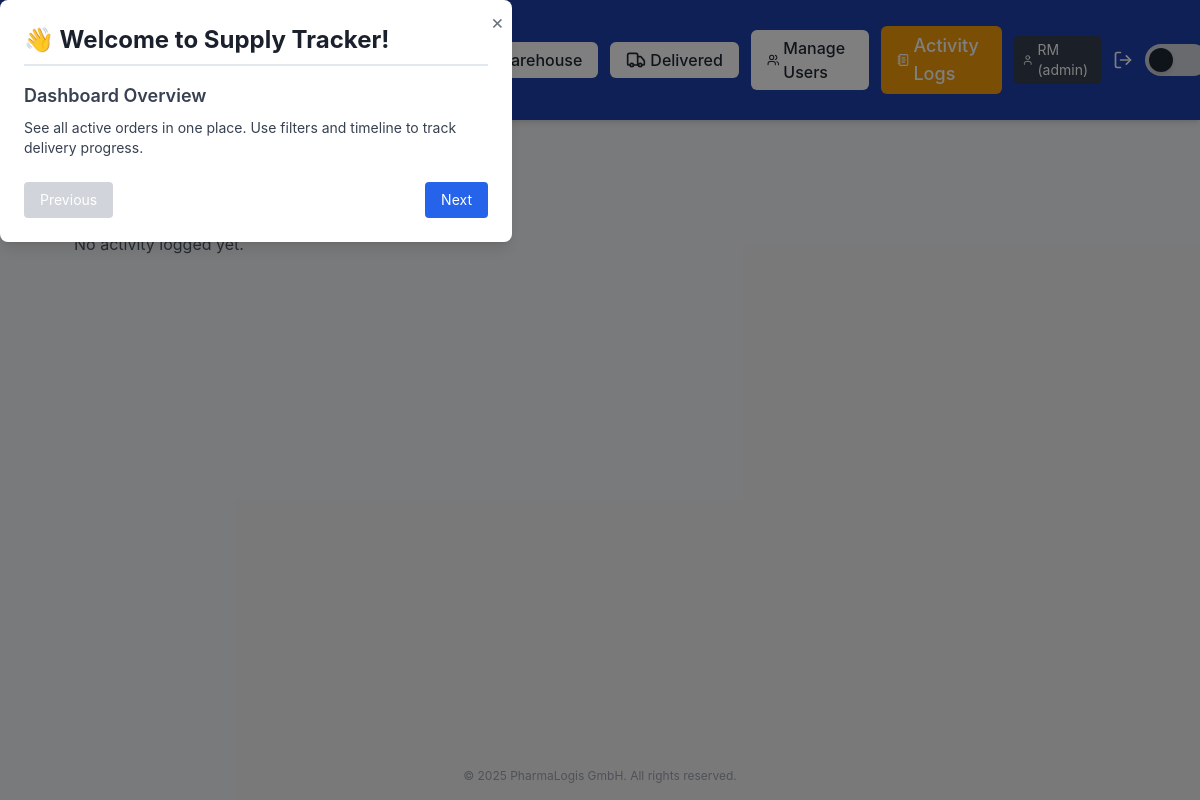
Page /activity_logs (signed in) on the earlier database version.
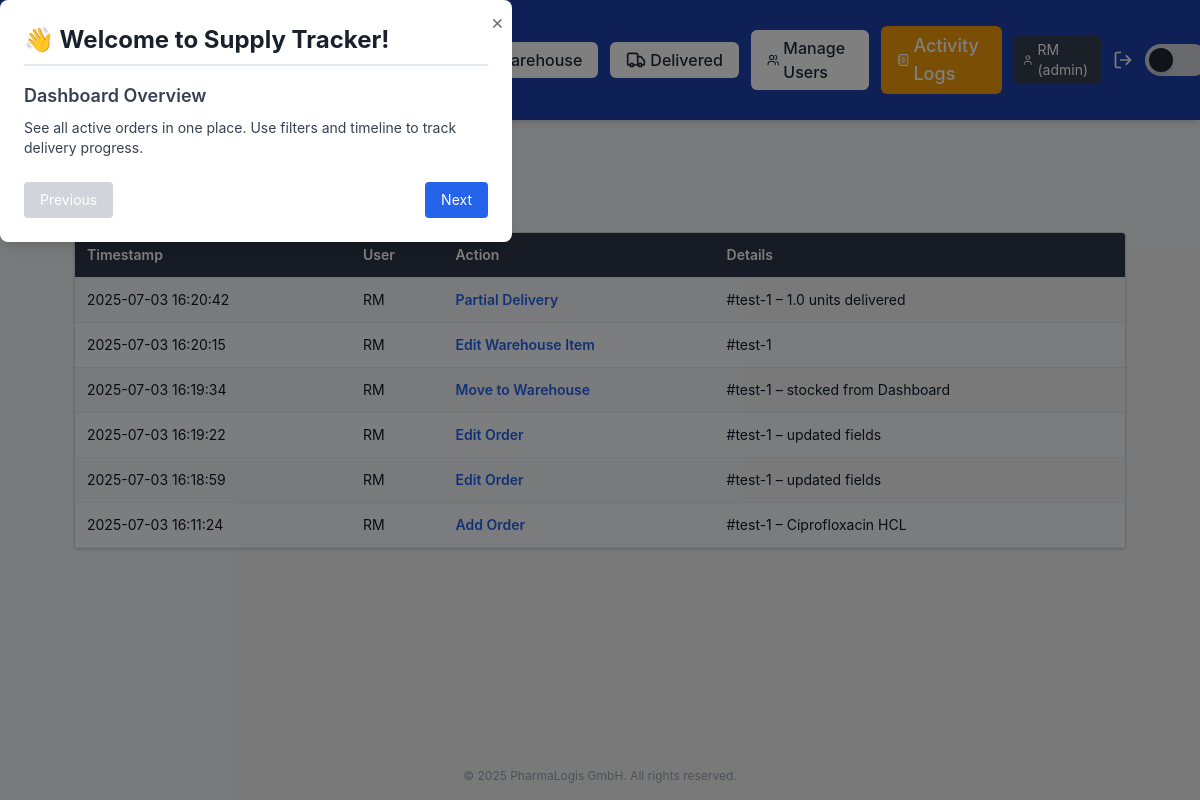
Same page on the later database version.
### app/models.py (models this page shows, shortened)
class User(db.Model):
    id = db.Column(db.Integer, primary_key=True)
    username = db.Column(db.String(100), unique=True, nullable=False)
    password_hash = db.Column(db.String(128))
    role = db.Column(db.String(50), default='user')

class ActivityLog(db.Model):
    id = db.Column(db.Integer, primary_key=True)
    user_id = db.Column(db.Integer, db.ForeignKey('user.id'))
    action = db.Column(db.String(100))
    details = db.Column(db.Text)
    timestamp = db.Column(db.DateTime, default=datetime.utcnow)
    user = db.relationship('User')

### app/routes/activity_routes.py (the view)
@activity_bp.route('/activity_logs')
@login_required
@role_required('admin')
def activity_logs():
    logs = ActivityLog.query.order_by(ActivityLog.timestamp.desc()).limit(100).all()
    return render_template("activity_logs.html", logs=logs)

### app/roles.py (called while the page is built)
def role_required(required_role):
    def decorator(f):
        @wraps(f)
        def wrapped(*args, **kwargs):
            if str(current_user.role).lower() != required_role.lower():
                flash("You do not have access to this page.", "danger")
                return redirect(url_for('dashboard.dashboard'))
            return f(*args, **kwargs)
        return wrapped
    return decorator

### app/routes/__init__.py (called while the page is built)
def inject_globals():
    return dict(current_user=current_user, current_path=request.path)

### app/templates/activity_logs.html (shortened to what this page needs)
{% extends "base.html" %}
{% block body %}
<div class="p-6">
  <h1 class="text-2xl font-bold mb-4">📝 User Activity Logs</h1>
  {% if logs %}
  <div class="overflow-x-auto rounded shadow border border-gray-300 dark:border-gray-700">
    <table class="min-w-full text-sm">
      <thead class="bg-gray-100 dark:bg-gray-800 text-gray-800 dark:text-gray-200">
        <tr>
          <th class="p-3 text-left">Timestamp</th>
          <th class="p-3 text-left">User</th>
          <th class="p-3 text-left">Action</th>
          <th class="p-3 text-left">Details</th>
        </tr>
      </thead>
      <tbody class="text-gray-900 dark:text-gray-100">
        {% for log in logs %}
        <tr class="border-t border-gray-200 dark:border-gray-700 hover:bg-gray-50 dark:hover:bg-gray-700">
          <td class="p-3">{{ log.timestamp.strftime('%Y-%m-%d %H:%M:%S') }}</td>
          <td class="p-3">{{ log.user.username if log.user else 'System' }}</td>
          <td class="p-3 font-semibold text-blue-600">{{ log.action }}</td>
          <td class="p-3">{{ log.details }}</td>
        </tr>
        {% endfor %}
      </tbody>
    </table>
  </div>
  {% else %}
    <p class="text-gray-600 dark:text-gray-300">No activity logged yet.</p>
  {% endif %}
</div>
{% endblock %}

### app/templates/base.html (shortened to what this page needs)
<!DOCTYPE html>
<html lang="en" class="bg-gray-100 dark:bg-gray-900 text-black dark:text-white">
<head>
    <link href="{{ url_for('static', filename='css/style.css') }}" rel="stylesheet">
    <script src="https://cdn.tailwindcss.com"></script>
</head>
<body class="flex flex-col h-screen m-0 p-0 bg-gray-100 dark:bg-gray-900 text-gray-900 dark:text-gray-100">
    {% include "_navbar.html" %}
    <div class="max-w-6xl mx-auto px-4 py-2">
    </div>
    <main class="flex-grow w-full px-[50px] py-6">
        {% block body %}{% endblock %}
    </main>
    <footer class="text-center text-xs py-4 text-gray-400">
        &copy; {{ current_year | default(2025) }} PharmaLogis GmbH. All rights reserved.
    </footer>
</body>
</html>

### app/templates/_navbar.html (shortened to what this page needs)
<header
  class="sticky top-0 z-50 flex justify-between items-center px-4 sm:px-6 py-2 sm:py-3 bg-blue-800 text-white shadow-md">
  <div class="flex items-center space-x-3">
    <h1 class="text-base sm:text-2xl font-semibold">Supply Tracker Dashboard</h1>
    <a href="{{ url_for('onboarding.show_onboarding') }}"
      class="ml-4 px-3 py-1.5 bg-blue-600 text-white text-sm rounded hover:bg-blue-700 transition flex items-center gap-1">
    </a>
  </div>
  <div class="flex items-center space-x-2 sm:space-x-3">
    <a href="{{ url_for('dashboard.dashboard') }}" class="px-4 py-1.5 rounded-md font-medium transition-all duration-200 flex items-center gap-1
       {{ 'bg-yellow-500 text-white text-lg font-bold' if current_path.startswith(url_for('dashboard.dashboard')) else 'bg-white text-gray-800 dark:bg-gray-700 dark:text-white' }}
       hover:bg-opacity-80 hover:shadow-md">
    </a>
    <a href="{{ url_for('warehouse.warehouse') }}" class="px-4 py-1.5 rounded-md font-medium transition-all duration-200 flex items-center gap-1
       {{ 'bg-blue-600 text-white text-lg font-bold' if current_path.startswith(url_for('warehouse.warehouse')) else 'bg-white text-gray-800 dark:bg-gray-700 dark:text-white' }}
       hover:bg-opacity-80 hover:shadow-md">
      Warehouse
    </a>
    <a href="{{ url_for('delivered.delivered') }}" class="px-4 py-1.5 rounded-md font-medium transition-all duration-200 flex items-center gap-1
       {{ 'bg-purple-600 text-white text-lg font-bold' if current_path.startswith(url_for('delivered.delivered')) else 'bg-white text-gray-800 dark:bg-gray-700 dark:text-white' }}
       hover:bg-opacity-80 hover:shadow-md">
      <i data-lucide="truck" class="w-5 h-5"></i>
      Delivered
    </a>
    {% if current_user.role == 'admin' %}
    <a href="{{ url_for('admin.user_management') }}" class="px-4 py-1.5 rounded-md font-medium transition-all duration-200 flex items-center gap-1
   {{ 'bg-indigo-600 text-white text-lg font-bold' if current_path.startswith(url_for('admin.user_management')) else 'bg-white text-gray-800 dark:bg-gray-700 dark:text-white' }}
   hover:bg-opacity-80 hover:shadow-md">
      <i data-lucide="users" class="w-5 h-5"></i>
      Manage Users
    </a>
    {% endif %}
    <a href="{{ url_for('activity.activity_logs') }}" class="px-4 py-1.5 rounded-md font-medium transition-all duration-200 flex items-center gap-1
   {{ 'bg-amber-500 text-white text-lg font-bold' if current_path.startswith(url_for('activity.activity_logs')) else 'bg-white text-gray-800 dark:bg-gray-700 dark:text-white' }}
   hover:bg-opacity-80 hover:shadow-md">
      <i data-lucide="notebook-text" class="w-5 h-5"></i>
      Activity Logs
    </a>
    <span class="ml-4 px-2 py-1 rounded bg-gray-700 text-white text-sm flex items-center gap-1">
      <i data-lucide="user" class="w-4 h-4"></i>
      {{ current_user.username }} ({{ current_user.role }})
    </span>
    <a href="{{ url_for('auth.logout') }}" title="Logout" class="text-white hover:text-red-400 ml-1">
      <i data-lucide="log-out" class="w-5 h-5"></i>
    </a>
    <button id="dark-mode-toggle"
      class="relative inline-flex items-center h-5 w-10 sm:h-8 sm:w-16 rounded-full transition-colors duration-300 focus:outline-none flex-shrink-0"
      aria-label="Toggle dark mode">
      <span id="dark-mode-thumb"
        class="absolute left-1 top-1 h-3 w-3 sm:h-6 sm:w-6 rounded-full bg-gray-800 dark:bg-gray-100 transform transition-transform duration-300 shadow-md dark:shadow-white/50 dark:translate-x-5 sm:dark:translate-x-8"></span>
    </button>
  </div>
  <div id="tourModal" class="fixed inset-0 bg-black bg-opacity-50 hidden z-50 items-center justify-center">
    <div class="bg-white dark:bg-gray-800 p-6 rounded-lg max-w-lg w-full shadow-lg relative">
      <button id="closeTourBtn"
        class="absolute top-2 right-2 text-gray-500 hover:text-gray-800 dark:hover:text-white text-xl">&times;</button>
      <h2 class="text-2xl font-bold mb-4">👋 Welcome to Supply Tracker!</h2>
      <div id="tourStepContent" class="text-sm text-gray-700 dark:text-gray-300 space-y-2"></div>
      <div class="mt-6 flex justify-between">
        <button id="prevStepBtn" class="px-4 py-2 bg-gray-300 dark:bg-gray-700 rounded text-sm"
          disabled>Previous</button>
        <button id="nextStepBtn" class="px-4 py-2 bg-blue-600 text-white rounded text-sm">Next</button>
      </div>
    </div>
  </div>
</header>

### app/static/css/style.css (style rules this page uses)
* { margin: 0; padding: 0; box-sizing: border-box; }
body { font-family: 'Inter', -apple-system, BlinkMacSystemFont, 'Segoe UI', Roboto, sans-serif; background-color: #f5f7fa; color: #333; line-height: 1.6; padding-top: 80px; }
h2 { font-size: 24px; font-weight: 600; color: #1a202c; margin-bottom: 20px; border-bottom: 2px solid #e2e8f0; padding-bottom: 8px; }
table { width: 100%; border-collapse: collapse; font-size: 14px; }
table th, table td { padding: 12px 16px; text-align: left; border-bottom: 1px solid #e2e8f0; }
table th { background-color: #2d3748; color: #fff; font-weight: 600; position: sticky; top: 0; z-index: 20; cursor: pointer; transition: background-color 0.2s ease; }
table tbody tr { transition: background-color 0.2s ease; }
table tbody tr:nth-child(even) { background-color: #f7fafc; }
a, button { transition: all 0.2s ease; }
button { background-color: #3182ce; color: #fff; border: none; padding: 8px 16px; border-radius: 6px; font-weight: 500; cursor: pointer; }
table thead th { z-index: 20; }

Differences in the rows shown:
added ActivityLog: timestamp "2025-07-03 16:20:42", user "RM", action "Partial Delivery", details "#test-1 – 1.0 units delivered"
added ActivityLog: timestamp "2025-07-03 16:20:15", user "RM", action "Edit Warehouse Item", details "#test-1"
added ActivityLog: timestamp "2025-07-03 16:19:34", user "RM", action "Move to Warehouse", details "#test-1 – stocked from Dashboard"
added ActivityLog: timestamp "2025-07-03 16:19:22", user "RM", action "Edit Order", details "#test-1 – updated fields"
added ActivityLog: timestamp "2025-07-03 16:18:59", user "RM", action "Edit Order", details "#test-1 – updated fields"
added ActivityLog: timestamp "2025-07-03 16:11:24", user "RM", action "Add Order", details "#test-1 – Ciprofloxacin HCL"
Other differences:
text no longer shown: "No activity logged yet."
text now shown: "Timestamp User Action Details"
